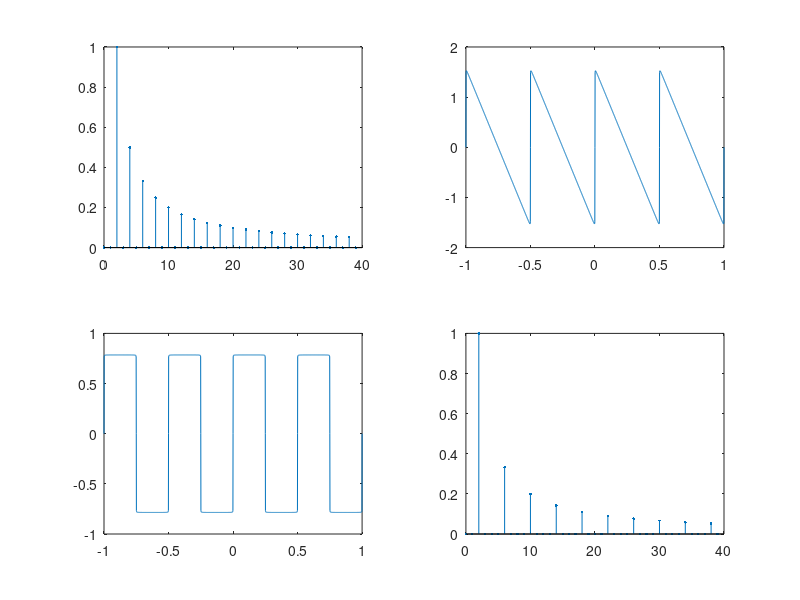

This chart was generated by the following MATLAB code:
clc;
close all;
clear vars;

f = 2;
pocet = 1000;
Fs= 1000;
t=-1:1/Fs:1;

s1=cos(2*pi*t*f*0 - pi/2);
s2=cos(2*pi*t*f*0 - pi/2);

for n = 1:pocet
   s2=s2+(1/n)*cos(2*f*pi*t*n - pi/2);
   
   %title(n);
   %pause;
end

dd=1;
for n = 1:pocet
    s1=s1+(1/dd)*cos(2*f*pi*t*dd - pi/2);
    dd=dd+2;
end


subplot(2,2,3);
plot(t, s1);

subplot(2,2,2);
plot(t, s2)

% zobrazeni grafu
N = 1000;
f = 0:Fs/N:Fs/2-Fs/N;
X = fft(s1,N);
subplot(2,2,4);
stem(f(1:40),1/(N/2)*abs(X(1:40)),'.');

N = 1000;
f = 0:Fs/N:Fs/2-Fs/N;
X = fft(s2,N);
subplot(2,2,1);
stem(f(1:40),1/(N/2)*abs(X(1:40)),'.');